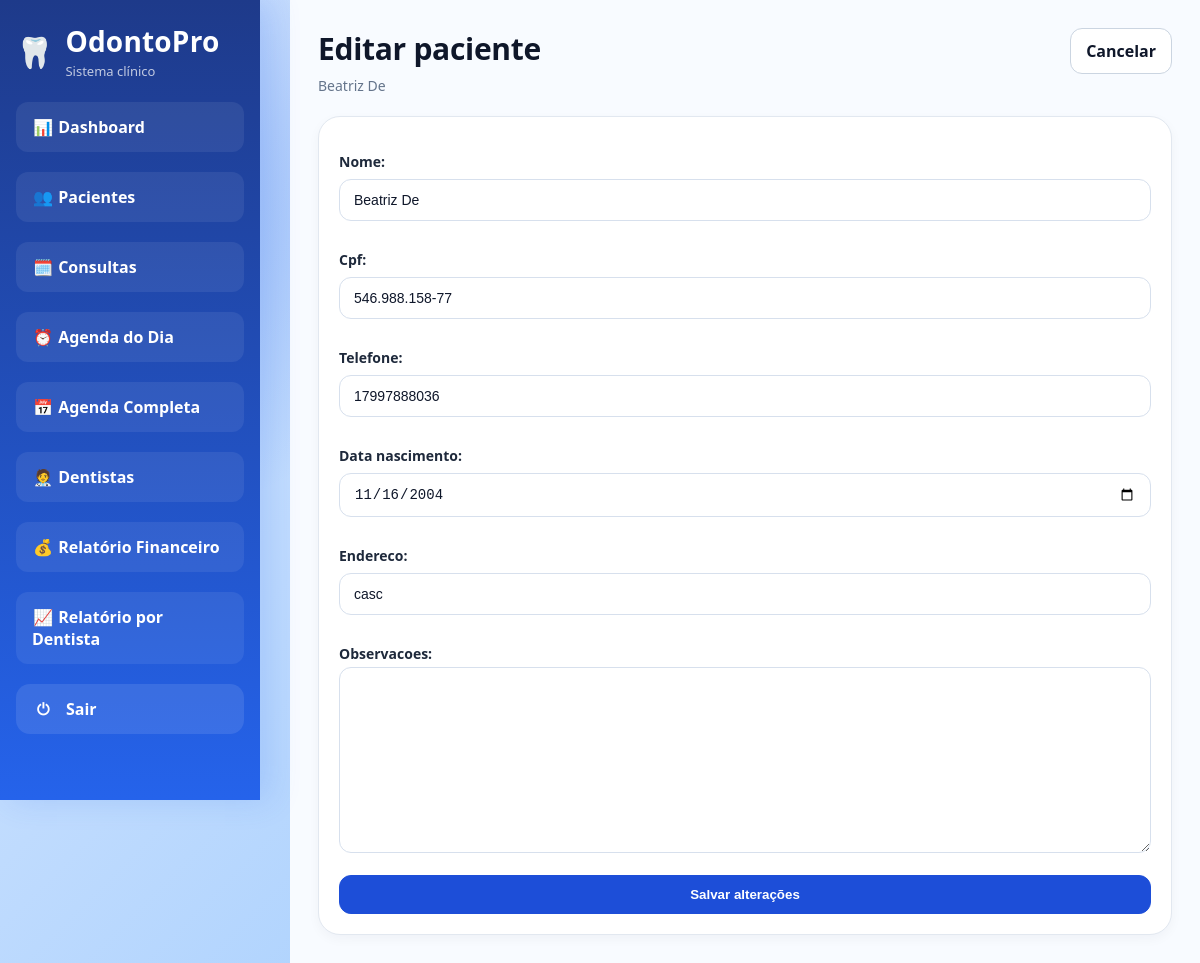
The app's page /pacientes/18/editar/ (signed in) with its own data.
### core/models.py (models this page shows, shortened)
class Paciente(models.Model):
    nome = models.CharField(max_length=120)
    cpf = models.CharField(max_length=14, unique=True)
    telefone = models.CharField(max_length=20, blank=True, null=True)
    data_nascimento = models.DateField(blank=True, null=True)
    endereco = models.CharField(max_length=255, blank=True, null=True)
    observacoes = models.TextField(blank=True, null=True)
    data_cadastro = models.DateTimeField(auto_now_add=True)

### core/views.py (the view)
# urls.py: path("pacientes/<int:pk>/editar/", views.editar_paciente, name="editar_paciente"),
@login_required
def editar_paciente(request, pk):
    paciente = get_object_or_404(Paciente, pk=pk)
    if request.method == "POST":
        form = PacienteForm(request.POST, instance=paciente)
        if form.is_valid():
            form.save()
            messages.success(request, "Paciente atualizado com sucesso.")
            return redirect("detalhes_paciente", pk=paciente.pk)
        messages.error(request, "Corrija os erros do formulário.")
    else:
        form = PacienteForm(instance=paciente)
    return render(request, "core/pacientes/editar.html", {
        "form": form,
        "paciente": paciente,
    })

### core/forms.py
class PacienteForm(forms.ModelForm):
    class Meta:
        model = Paciente
        fields = "__all__"
        widgets = {
            "data_nascimento": forms.DateInput(attrs={"type": "date"}),
        }

### core/templatetags/core_extras.py (called while the page is built)
@register.filter
def has_group(user, group_name):
    return user.groups.filter(name=group_name).exists()

### core/templates/core/pacientes/editar.html (shortened to what this page needs)
{% extends 'core/base.html' %}
{% block content %}
<div class="page-header">
  <div>
    <h1 class="title">Editar paciente</h1>
    <p class="subtitle">{{ paciente.nome }}</p>
  </div>
  <div class="header-actions">
    <a class="btn btn-ghost" href="{% url 'detalhes_paciente' paciente.pk %}">Cancelar</a>
  </div>
</div>
<section class="card">
  <form method="post" class="form">
    {{ form.as_p }}
    <button type="submit" class="btn">Salvar alterações</button>
  </form>
</section>
{% endblock %}

### core/static/core/css/style.css (style rules this page uses)
* { box-sizing: border-box; }
:root { --bg: #f4f7fb; --bg-soft: #eef3f9; --surface: #ffffff; --surface-alt: #f8fbff; --border: #e2e8f0; --border-strong: #cbd5e1; --text: #0f172a; --text-soft: #64748b; --primary: #1d4ed8; --primary-soft: #eff6ff; --primary-border: #bfdbfe; --sidebar-start: #0b2b5a; --sidebar-end: #0d4ea1; --success-bg: #dcfce7; --success-text: #166534; --danger-bg: #fee2e2; --danger-text: #991b1b; --neutral-bg: #e5e7eb; --neutral-text: #374151; --warning-bg: #fef3c7; --warning-text: #92400e; --shadow-sm: 0 4px 12px rgba(15, 23, 42, 0.04); --shadow-md: 0 10px 24px rgba(15, 23, 42, 0.06); --radius-md: 14px; --radius-lg: 18px; --radius-xl: 22px; }
body { margin: 0; font-family: Arial, Helvetica, sans-serif; color: var(--text); background: linear-gradient(180deg, #edf3f9 0%, #f7f9fc 100%); }
a { color: inherit; text-decoration: none; }
h1, .title { margin: 0; font-size: 30px; font-weight: 800; letter-spacing: -0.3px; }
.subtitle { margin: 6px 0 0; font-size: 14px; line-height: 1.5; color: var(--text-soft); }
.page-header { display: flex; align-items: flex-start; justify-content: space-between; gap: 16px; margin-bottom: 20px; }
.header-actions, .actions { display: flex; flex-wrap: wrap; gap: 10px; }
.card, .card-form { padding: 20px; background: var(--surface); border: 1px solid var(--border); border-radius: var(--radius-xl); box-shadow: var(--shadow-sm); }
.card { flex: 1; min-width: 220px; }
.card p { margin: 0; font-size: 28px; font-weight: 800; color: var(--text); }
form { width: 100%; }
.form { display: flex; flex-direction: column; gap: 14px; }
.form-group label, label { margin-bottom: 6px; font-size: 14px; font-weight: 700; color: #1e293b; }
input, textarea, select { width: 100%; padding: 12px 14px; font-size: 14px; color: var(--text); background: #fff; border: 1px solid #d7e0ed; border-radius: 12px; outline: none; transition: border-color 0.2s ease, box-shadow 0.2s ease; }
textarea { min-height: 100px; resize: vertical; }
.btn { display: inline-flex; align-items: center; justify-content: center; padding: 11px 15px; font-weight: 800; color: #fff; cursor: pointer; background: var(--primary); border: 1px solid var(--primary); border-radius: 12px; transition: transform 0.2s ease, opacity 0.2s ease, background 0.2s ease; }
.btn-ghost { color: var(--text); background: #fff; border-color: var(--border-strong); }
html, body { min-height: 100%; margin: 0; padding: 0; }
body { font-family: 'Segoe UI', sans-serif; color: #0f172a; background: radial-gradient(circle at 10% 20%, rgba(37, 99, 235, 0.35), transparent 25%), radial-gradient(circle at 90% 80%, rgba(59, 130, 246, 0.25), transparent 25%), linear-gradient(135deg, #dbeafe 0%, #bfdbfe 40%, #93c5fd 100%); }

### records on screen
Paciente: nome "Beatriz De", cpf "546.988.158-77", telefone "17997888036", data_nascimento "11/16/2004", endereco "casc"
